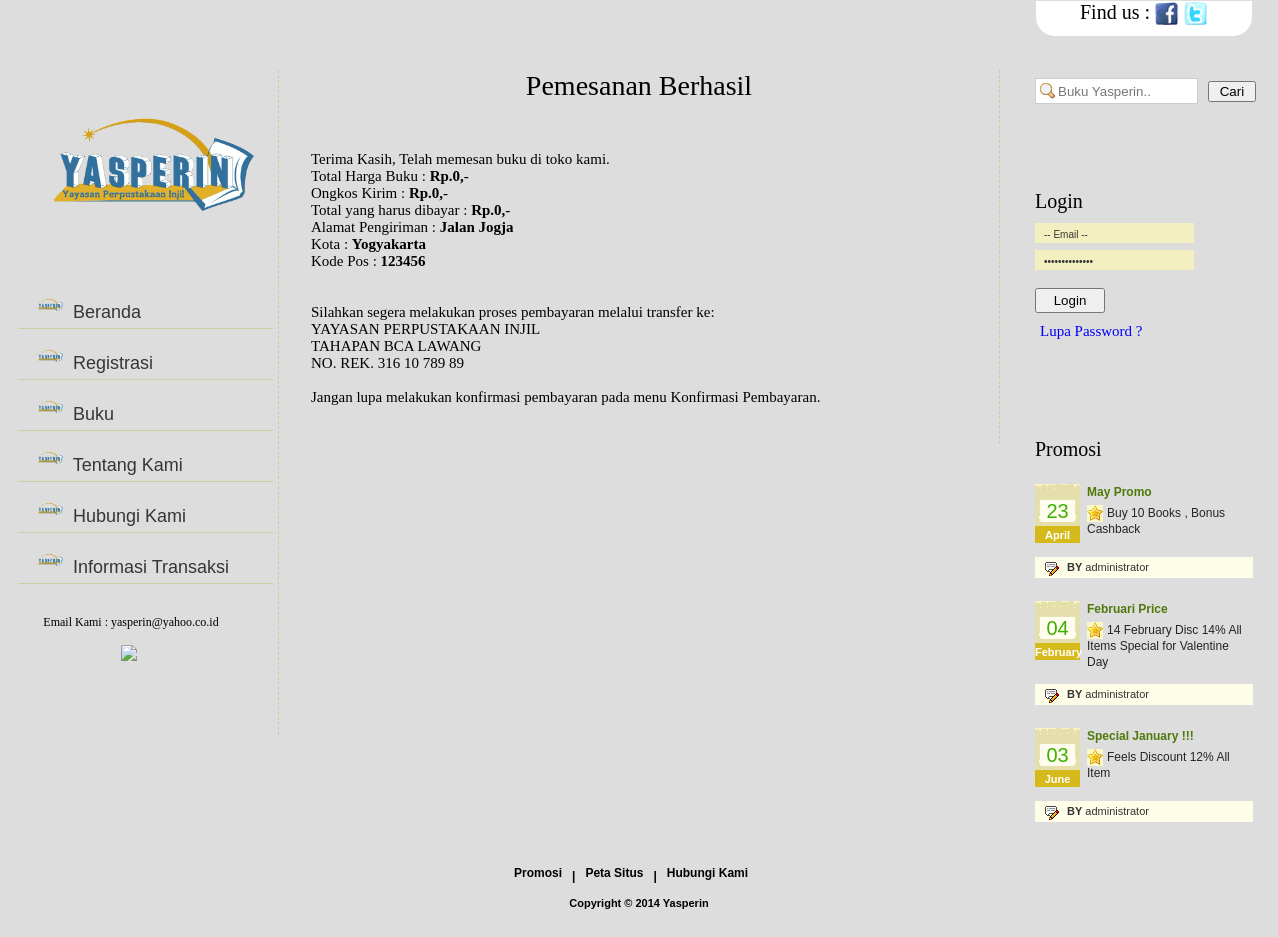
The app's page /pemesanan_berhasil.php?idpemesanan=PM0003 with its own data.
### tables this page shows
CREATE TABLE IF NOT EXISTS `pengiriman` (
  `IdPengiriman` varchar(6) NOT NULL,
  `Tanggal` date NOT NULL,
  `Ongkos` int(6) NOT NULL,
  `Alamat` varchar(200) NOT NULL,
  `KodePos` int(7) NOT NULL,
  `Kota` varchar(20) NOT NULL,
  `Status` varchar(15) NOT NULL,
  `IdPemesanan` varchar(6) NOT NULL,
  PRIMARY KEY (`IdPengiriman`)
);

CREATE TABLE IF NOT EXISTS `promo` (
  `IDPromosi` int(11) NOT NULL AUTO_INCREMENT,
  `JudulPromo` varchar(100) NOT NULL,
  `IsiPromo` text NOT NULL,
  `TglPromo` date NOT NULL,
  `IdPengurus` varchar(15) NOT NULL,
  PRIMARY KEY (`IDPromosi`)
);

### controller/conf.php (called while the page is built, shortened)
<?php
function rp($angka){
	$angka = number_format($angka);
	$angka = str_replace(',', '.', $angka);
	$angka ="$angka";
	return "Rp.".$angka.",-";
}
?>

### rightPanel.php (the view, shortened to what this page needs)
<div id="rigtPanel">
			<div id="header-search" >
			<form method="post" action="cari_buku.php">
			<input type="text" name="txtsearch" class="search" placeholder="Buku Yasperin.." id="search" />
			<input type="submit" value=" Cari "  />
			</form>
			</div>
			   <div class="contacts">
			   	<br/><br/>
				<?php
					if($nama == NULL || $nama == "")
					{
				?>
   				<h2>Login</h2>
				<form method="POST" action="controller/doLoginUser.php">
   				<input class="inp" name="txtusername" type="text" value="-- Email --" onfocus="if(this.value=='-- Email --')this.value=''" onblur="if(this.value=='')this.value='-- Email --'"/>
   				<input class="inp" name="txtpassword" type="password" value="-- Password --" onfocus="if(this.value=='-- Password --')this.value=''" onblur="if(this.value=='')this.value='-- Password --'"/>
				<br/>
				<input type="submit" value="Login" style="width:70px;height:25px;margin-right:10px"/>
				<br/>
				<a href="lupasandi.php">Lupa Password ?</a>
				<br/>
				<div class="error">
				</div>
				</form>
				<?php
					}
				?>
  				</div>
  				<div class="services">
			<br/><br/>
			<br/><br/>
   				<h2>Promosi</h2>
   				<ul>
				<?php
				$rs = mysql_query("select * from promo order by IDPromosi desc");
				while($row = mysql_fetch_array($rs))
				{
				$date = $row["TglPromo"];
				?>
    					<li>
      						<div class="cal"><?php echo date("d", strtotime($date)); ?><span><?php echo date("F", strtotime($date)); ?></span></div>
      						<h2><?php echo $row["JudulPromo"]; ?></h2>
      						<p><?php echo $row["IsiPromo"]; ?></p>
      						<div class="author"><span>BY</span> administrator</div>
    					</li>
				<?php
					}
				?>
   				</ul>
  				</div>
 			</div>

### pemesanan_berhasil.php (shortened to what this page needs)
<?php
require("header.php");
?>
	<div id="contentWrap">
 		<div id="contentPanel">
		<?php require("leftPanel.php"); ?>
<div id="middlePanel">
   				<div class="top">
    				<h2 align="center">Pemesanan Berhasil</h2>
   				</div>
                <div class="bottom">
				<br/>
<?php
	 $pengiriman = mysql_fetch_array(mysql_query("select * from pengiriman where IdPemesanan='".$_GET['idpemesanan']."'"));
?>
Terima Kasih, <?php echo $nama; ?> Telah memesan buku di toko kami. <br/>
Total Harga Buku : <strong><?php echo rp($_GET['total']); ?></strong><br/>
Ongkos Kirim : <strong><?php echo rp($_GET['ongkos']); ?></strong><br/>
Total yang harus dibayar : <strong><?php echo rp($_GET['ongkos']+$_GET['total']); ?></strong><br/>
Alamat Pengiriman : <strong><?php echo $pengiriman['Alamat']; ?><br/></strong>
Kota : <strong><?php echo $pengiriman['Kota']; ?><br/></strong>
Kode Pos : <strong><?php echo $pengiriman['KodePos']; ?><br/></strong><br/><br/>
Silahkan segera melakukan proses pembayaran melalui transfer ke:<br/>
YAYASAN PERPUSTAKAAN INJIL <br/>
TAHAPAN BCA LAWANG <br/>
NO. REK. 316 10 789 89<br/><br/>
Jangan lupa melakukan konfirmasi pembayaran pada menu Konfirmasi Pembayaran.<br/>
				</div>
  			</div>
		<?php
			require("rightPanel.php");
		?>
 		</div>
	</div>
	<?php
		require("footer.php");
	?>
</body>
</html>

### styles.css (style rules this page uses)
body { margin:0px; padding:0px; background:#DDDDDD;font-family:Verdana; }
#contentWrap { width:100%; margin:0px; padding:0px; float:left; background:#DDDDDD repeat-x }
#contentPanel { width:1240px; margin:0 auto; padding:33px 0 0 0 }
#header-search { bottom: 0; right: 0; width: 252px; height: 34px; padding: 8px 0 25px 0px; }
input.search { background:#FFFFFF url(images/search.png) no-repeat 4px 4px; padding:4px 4px 4px 22px; border:1px solid #CCCCCC; width: 135px; height: 16px; margin-right: 6px; color:#5F5F5F; }
#middlePanel { width:688px; margin:0px; padding:0 0 38px 32px; float:left; border-right:#c6d09d dashed 1px }
#middlePanel .top { width:650px; margin:0px; padding:0 0 0 3px; float:left }
#middlePanel .top h2 { width:650px; margin:0px; padding:0px; float:left; font-family:Verdana; font-size:28px; color:#000000; line-height:32px; font-weight:normal }
#middlePanel .bottom { width:668px; margin:32px 0 0 0; padding:0px; float:left; font-family:Verdana; font-size:15px; }
#rigtPanel { width:218px; margin:0px; padding:0 0 0 35px; float:left }
#rigtPanel .services { width:218px; margin:0px; padding:0px; float:left }
#rigtPanel .services h2 { width:218px; margin:0px; padding:0px; float:left; font-family:Verdana; font-size:20px; color:#000000; line-height:24px; font-weight:normal }
#rigtPanel .services ul { width:218px; margin:23px 0 0 0; padding:0px; float:left; display:block }
#rigtPanel .services ul li { width:218px; margin:0px; padding:0 0 23px 0; float:left; display:block }
#rigtPanel .services ul li .cal { width:45px; height:44px; margin:0px; padding:15px 0 0 0; float:left; font-family:Arial; font-size:20px; color:#3bb000; line-height:24px; text-align:center; background:url(images/calendar.jpg) no-repeat }
#rigtPanel .services ul li .cal span { width:45px; float:left; padding:0px; font-family:Arial; font-size:11px; color:#FFFFFF; text-align:center; font-weight:bold; margin:0px }
#rigtPanel .services ul li h2 { width:164px; margin:0px; padding:0 0 0 7px; float:left; font-family:Arial; font-size:12px; color:#4f790a; line-height:16px; font-weight:bold }
#rigtPanel .services ul li p { width:165px; margin:5px 0 0 0; padding:0 0 0 7px; float:left; font-family:Arial; font-size:12px; color:#252525; line-height:16px; text-indent:20px; background:url(images/star.jpg) no-repeat 7px 0 }
#rigtPanel .services ul li .author { width:186px; height:21px; margin:14px 0 0 0; padding:0 0 0 32px; float:left; font-family:Arial; font-size:11px; color:#343434; line-height:20px; background:#fefde7 url(images/author.jpg) no-repeat 10px 0 }
#rigtPanel .services ul li .author span { font-weight:bold }
#rigtPanel .contacts { width:220px; margin:16px 0 0 0; padding:0px; float:left ;font-family:Verdana; }
#rigtPanel .contacts h2 { width:200px; margin:0px; padding:0 0 3px 0; float:left; font-family:Verdana; font-size:20px; color:#000000; line-height:24px; font-weight:normal }
#rigtPanel .contacts .inp { width:150px; height:17px; margin:7px 0 0 0; padding:3px 0 0 9px; float:left; font-family:Arial; font-size:10px; color:#363636; border:0px; background:#f3efc0 }
#rigtPanel .contacts a { height:16px; margin:10px 0 0 0; margin-left:5px; padding:0px; float:left; color:blue; font-family:Verdana; font-size:15px; text-decoration:none; }
#rigtPanel .error { width:200px; height:16px; margin:10px 0 0 0; margin-left:5px; padding:0px; float:left; font-family:Arial; font-size:12px;text-decoration:none; color:red; }

### records on screen
pengiriman: Alamat "Jalan Jogja", Kota "Yogyakarta", KodePos "123456"
promo: TglPromo "23", TglPromo "April", JudulPromo "May Promo", IsiPromo "Buy 10 Books , Bonus Cashback"
promo: TglPromo "04", TglPromo "February", JudulPromo "Februari Price", IsiPromo "14 February Disc 14% All Items Special for Valentine Day"
promo: TglPromo "03", TglPromo "June", JudulPromo "Special January !!!", IsiPromo "Feels Discount 12% All Item"

### other values on screen
rp($_GET['total']) "Rp.0,-"
rp($_GET['ongkos']) "Rp.0,-"
rp($_GET['ongkos']+$_GET['total']) "Rp.0,-"
